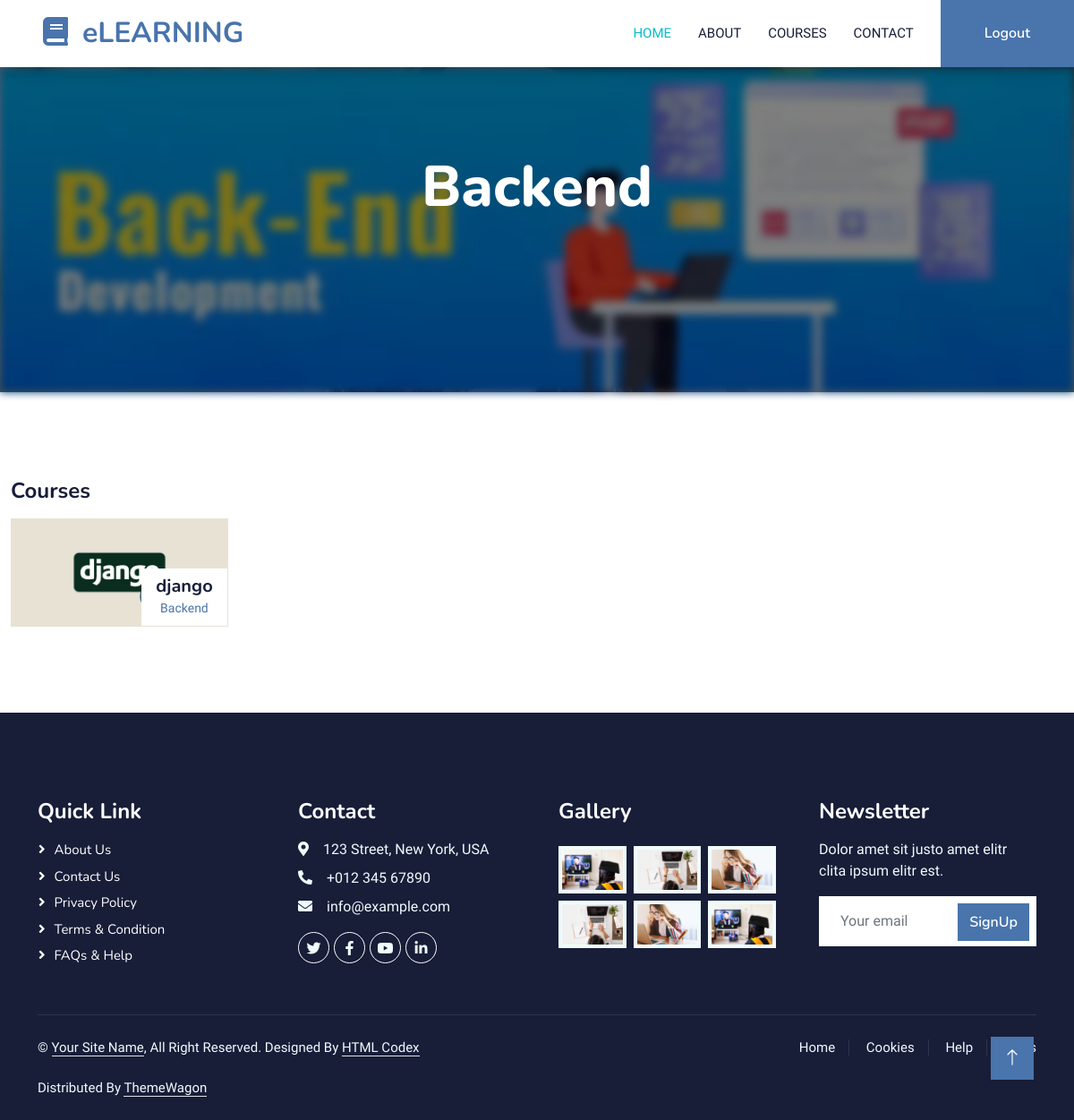
Screenshot of /category_detail/3 (signed in) with the database file from the repository.
### courses/models.py (models this page shows, shortened)
class CourseCategory(models.Model):
    name = models.CharField(max_length=255)
    description = models.TextField()
    image = models.ImageField(upload_to="category/")
    created_at = models.DateTimeField(auto_now_add=True)
    class Meta:
        verbose_name_plural = "Course Categories"

class Course(models.Model):
    name = models.CharField(max_length=255)
    image = models.ImageField(upload_to="course/")
    category = models.ForeignKey(
        CourseCategory, related_name="courses", on_delete=models.CASCADE
    )
    description = models.TextField()
    created_at = models.DateTimeField(auto_now_add=True)

### courses/views.py (the view)
# urls.py: path("category_detail/<int:category_id>", category_detail, name="category_detail"),
def category_detail(request, category_id):
    category = CourseCategory.objects.get(id=category_id)
    return render(
        request, "courses/category_detail.html", context={"category": category}
    )

### courses/templates/courses/category_detail.html (shortened to what this page needs)
{% extends 'base.html' %}
{% load static %}
{% block content %}
  <div class="container-fluid bg-primary py-5 mb-5 page-header position-relative">
    <div class="w-100 h-100 position-absolute top-0 start-0">
      <img class="w-100 h-100" src="{{ category.image.url }}" alt="" style="object-fit: cover; filter: brightness(0.5) blur(5px);z-index: -1;" />
    </div>
    <div class="container py-5">
      <div class="row justify-content-center">
        <div class="col-lg-10 text-center">
          <div>
            <h1 class="display-3 text-white animated slideInDown">{{ category.name }}</h1>
            <h2>{{ category.description }}</h2>
          </div>
          <nav aria-label="breadcrumb">
            <ol class="breadcrumb justify-content-center">
              <li class="breadcrumb-item">
                <a class="text-white" href="{% static '#' %}">Home</a>
              </li>
              <li aria-current="page" class="breadcrumb-item text-white active">Category Detail</li>
            </ol>
          </nav>
        </div>
      </div>
    </div>
  </div>
  <div class="container-xxl py-5">
    <div class="row g-4">
      <div class="col-lg-8 col-md-12 wow fadeInUp" data-wow-delay="0.3s">
        <h4 class="mb-3">Courses</h4>
        <div class="row g-4">
          {% for course in category.courses.all %}
              <div class="col-lg-4 col-md-6" onclick="window.location.href='{% url 'courses:course_detail' course.id %}';" style="cursor: pointer;">
                <div class="position-relative overflow-hidden">
                  <img class="img-fluid" src="{{ course.image.url }}" alt="" />
                  <div class="bg-white text-center position-absolute bottom-0 end-0 py-2 px-3" style="margin: 1px;">
                    <h5 class="m-0">{{ course.name }}</h5>
                    <small class="text-primary">{{ course.category.name }}</small>
                  </div>
                </div>
              </div>
          {% endfor %}
        </div>
      </div>
    </div>
  </div>
{% endblock %}

### static/css/style.css (style rules this page uses)
:root { --primary: #06BBCC; --light: #F0FBFC; --dark: #181d38; }
.page-header { background: linear-gradient(rgba(24, 29, 56, .7), rgba(24, 29, 56, .7)), url(../img/carousel-1.jpg); background-position: center center; background-repeat: no-repeat; background-size: cover; }
.breadcrumb-item + .breadcrumb-item::before { color: var(--light); }

### rows the page displays
CourseCategory: image (picture), name "Backend"
Course: image (picture), name "django", category.name "Backend"
